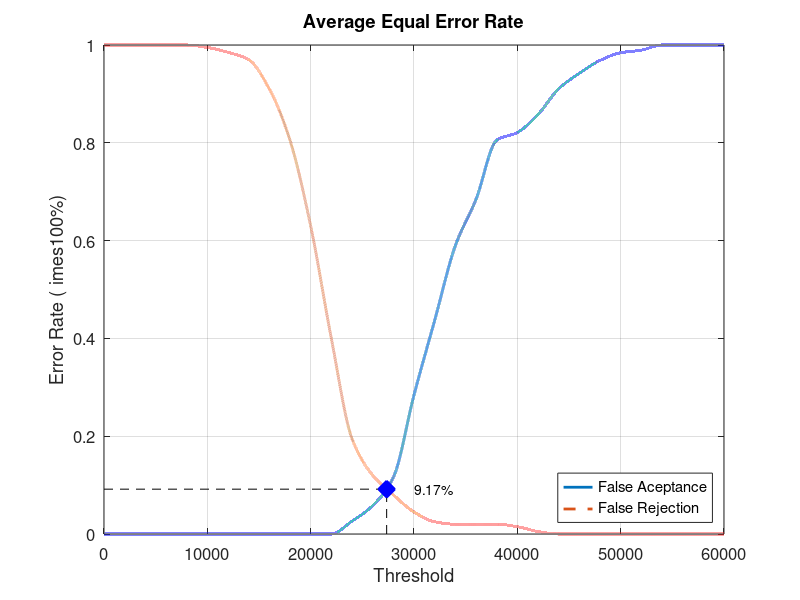
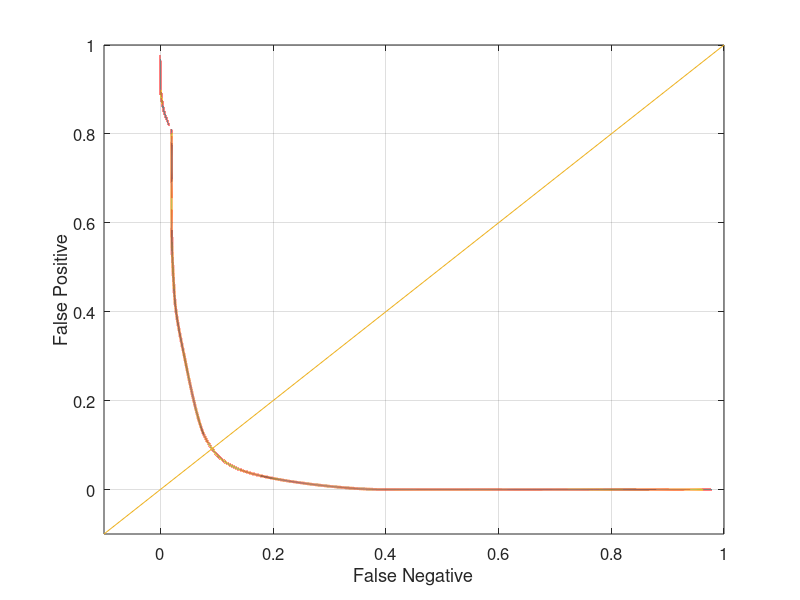

Reproduce these figures in MATLAB, in order.
close all;
clear;
clc;
x = 0:2000:60000;
xq = 0:0.5:60000;

y0 = [0 0 0 0 0 0 0 0 0 0 0 0 0.0263158 0.0578947 0.115789 0.284211 0.436842 0.589474 0.684211 0.805263 0.821053 0.857895 0.910526 0.942105 0.968421 0.984211 0.989474 1 1 1 1]
yy0 = interp1(x, y0, xq, 'pchip');
y1 = [1 1 1 1 1 0.995 0.985 0.97 0.91 0.805 0.63 0.4 0.195 0.12 0.08 0.045 0.025 0.02 0.02 0.02 0.015 0.005 0 0 0 0 0 0 0 0 0]
yy1 = interp1(x, y1, xq, 'pchip');

% Calculating EER: 
y2 = abs(y0 - y1);
find(y2 == min(y2))
yy2 = abs(yy0 - yy1);
xEER = find(yy2 == min(yy2));
xEERIndex = xq(xEER) % X-axis EER
yEER = yy0(xEER) % Y-axis EER

main = figure
plot(xq, yy0,'-','LineWidth', 2);	hold on
plot(xq, yy1,'--','LineWidth', 2);	hold on
plot([xEERIndex xEERIndex], [0 yEER], 'k--');	hold on
plot([0 xEERIndex], [yEER yEER], 'k--');	hold on
plot(xEERIndex, yEER, 'bx', 'LineWidth', 10);	hold on
text(xEERIndex + 10 * xEERIndex / 100, yEER, [num2str(round((10000 * yEER)) / 100) '%'])
legend('False Aceptance', 'False Rejection', 'Location', 'SouthEast')
xlabel('Threshold')
ylabel('Error Rate (	imes100%)')
title('Average Equal Error Rate')
set(gca, 'FontSize', 12)
axis([0 60000 0 1])
grid on

print(main, 'Database5_3Main', '-dpng');
FNRxFPR = figure('Color', [1 1 1]);
plot(yy1, yy0, '-', yy1, yy0, 'LineWidth', 2);
hold on
y = -0.1:0.1:1
plot(y, y); 
set(gca, 'FontSize', 12)
xlabel('False Negative')
ylabel('False Positive')
axis([-0.1 1 -0.1 1])
set(gca, 'FontSize', 12)
grid on

print(FNRxFPR, 'Database5_3FNRxFPR','-dpng');
